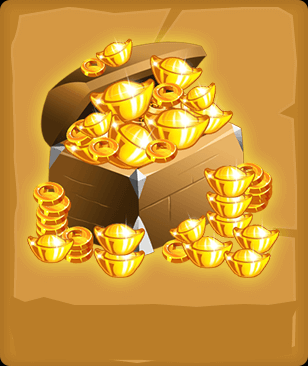

Tiled map render using the project's own tile images. Description and the whole map definition, tile-layer contents included, below:
An orthogonal 1x1 tile map with 308x366 px tiles, 1 tile layer (Tile Layer 1) and 15 objects.

<map version="2017.05.26" orientation="orthogonal" renderorder="right-down" width="1" height="1" tilewidth="308" tileheight="366" nextobjectid="26">
 <tileset firstgid="1" name="gold_board5" tilewidth="308" tileheight="366" tilecount="1" columns="1">
  <image source="gold_board5.png" width="308" height="366" />
 </tileset>
 <layer name="Tile Layer 1" width="1" height="1">
  <data encoding="csv">
1
</data>
 </layer>
 <objectgroup name="Twinkle">
  <object id="11" x="118.773" y="47.5" width="1" height="1" />
  <object id="12" x="181.682" y="69.5" width="1" height="1" />
  <object id="13" x="130.955" y="90.2273" width="1" height="1" />
  <object id="14" x="185.5" y="120.5" width="1" height="1" />
  <object id="15" x="213.5" y="111.833" width="1" height="1" />
  <object id="16" x="201.833" y="90.8333" width="1" height="1" />
  <object id="17" x="145.167" y="141.833" width="1" height="1" />
  <object id="18" x="98.1667" y="117.5" width="1" height="1" />
  <object id="19" x="56.8333" y="242.833" width="1" height="1" />
  <object id="20" x="124.833" y="233.5" width="1" height="1" />
  <object id="21" x="236.167" y="174.833" width="1" height="1" />
  <object id="22" x="262.833" y="233.833" width="1" height="1" />
  <object id="23" x="252.5" y="258.167" width="1" height="1" />
  <object id="24" x="213.167" y="245.167" width="1" height="1" />
  <object id="25" x="192.167" y="223.5" width="1" height="1" />
 </objectgroup>
</map>
